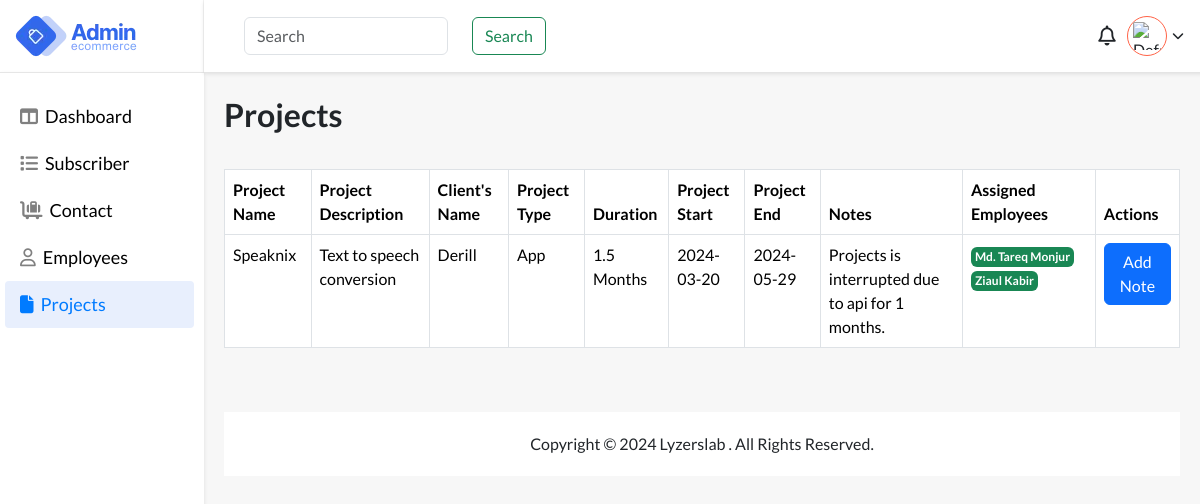
The page /files/projects.php (signed in) on the database its author committed.
### tables this page shows
CREATE TABLE `projects` (
  `ProjectID` int(11) NOT NULL,
  `ProjectName` varchar(255) NOT NULL,
  `ProjectDescription` text DEFAULT NULL,
  `ClientName` varchar(255) DEFAULT NULL,
  `ProjectType` varchar(100) DEFAULT NULL,
  `Duration` varchar(50) DEFAULT NULL,
  `ProjectStart` date DEFAULT NULL,
  `ProjectEnd` date DEFAULT NULL,
  `AssignTo` varchar(255) DEFAULT NULL,
  `ProjectNote` varchar(255) NOT NULL,
  `CreatedAt` timestamp NOT NULL DEFAULT current_timestamp()
);

### files/projects.php (the view, shortened to what this page needs)
<?php
require_once "../auth/db-connection/config.php";
?>
<!DOCTYPE html>
<html lang="en">
<head>
    <link href="https://cdn.jsdelivr.net/npm/bootstrap@5.3.2/dist/css/bootstrap.min.css" rel="stylesheet">
    <link rel="stylesheet" href="https://cdnjs.cloudflare.com/ajax/libs/font-awesome/6.5.1/css/all.min.css" />
    <link rel="stylesheet" href="../styling/style.css">
</head>
<body style="background:#f7f7f7;">
    <main>
        <div class="app-wrapper">
            <div class="app-sidebar">
                <div class="side-header flex pr-3">
                    <div class="logo flex">
                        <img src="images/logo.webp" alt="logo">
                    </div>
                </div>
                <div class="sidebard-nav">
                    <ul>
                        <li class="">
                            <a href="dashboard.php">
                                <i class="fa-solid fa-table-columns"></i>
                                <span class="block">Dashboard</span>
                            </a>
                        </li>
                        <li>
                            <a href="subscriber.php">
                                <i class="fa-solid fa-list"></i>
                                <span class="block">Subscriber</span>
                            </a>
                        </li>
                        <li class="=">
                            <a href="contact.php">
                               <i class="fa-solid fa-cart-flatbed-suitcase"></i>
                                <span class="block">Contact</span>
                            </a>
                        </li>
                        <li class="">
                            <a href="employees.php">
                                <i class="fa-regular fa-user"></i>
                                <span class="block">Employees</span>
                            </a>
                        </li>
                         <li class="active">
                            <a href="projects.php">
                                <i class="fa-solid fa-file"></i>
                                <span class="block">Projects</span>
                            </a>
                        </li>
                    </ul>
                </div>
            </div>
            <div class="header-body">
                <div class="user flex-end">
                    <div class="search">
                        <form class="d-flex gap-3" role="search">
                            <input class="form-control me-2" type="search" placeholder="Search" aria-label="Search">
                            <button class="btn btn-outline-success" type="submit">Search</button>
                        </form>
                    </div>
                    <div class="account">
                        <div class="notifications" id="notificationsDropdown">
                            <i class="far fa-bell"></i>
                        </div>
                        <div class="wrap-u" onclick="toggleUserOptions()">
                            <div class="user-pro flex">
                                <?php if (isset($_SESSION["profile_photo"])) : ?>
                                    <img src="<?php echo $_SESSION["profile_photo"]; ?>" alt="Profile Photo">
                                <?php else : ?>
                                    <img src="default_profile_photo.jpg" alt="Default Profile Photo">
                                <?php endif; ?>
                            </div>
                            <i class="fa-solid fa-chevron-down"></i>
                        </div>
                    </div>
                </div>
                <div class="h-container">
                    <div class="main">
                        <div class="header flex">
                            <h1 class="page-heading"> Projects </h1>
                        </div>
                        <div class="running-projects table-responsive mt-4">
                            <table class="table table-bordered">
                                <thead>
                                    <tr>
                                        <th>Project Name</th>
                                        <th>Project Description</th>
                                        <th>Client's Name</th>
                                        <th>Project Type</th>
                                        <th>Duration</th>
                                        <th>Project Start</th>
                                        <th>Project End</th>
                                        <th>Notes</th>
                                        <th>Assigned Employees</th>
                                        <th>Actions</th>
                                    </tr>
                                </thead>
                                <tbody>
                                    <?php
                                    $sql = "SELECT * FROM projects";
                                    $result = $connection->query($sql);
                                    if ($result && $result->rowCount() > 0) {
                                        while ($row = $result->fetch(PDO::FETCH_ASSOC)) {
                                            $assignedEmployees = explode(',', $row['AssignTo']);
                                            $employeeNames = array();
                                            foreach ($assignedEmployees as $employeeID) {
                                                $sql_employee = "SELECT employeeName FROM employees WHERE employeeID = :employeeID";
                                                $stmt_employee = $connection->prepare($sql_employee);
                                                $stmt_employee->execute([':employeeID' => $employeeID]);
                                                $employee = $stmt_employee->fetch(PDO::FETCH_ASSOC);
                                                if ($employee) {
                                                    $employeeNames[] = $employee['employeeName'];
                                                }
                                            }
                                            ?>
                                            <tr>
                                                <td><?= $row['ProjectName'] ?></td>
                                                <td><?= $row['ProjectDescription'] ?></td>
                                                <td><?= $row['ClientName'] ?></td>
                                                <td><?= $row['ProjectType'] ?></td>
                                                <td><?= $row['Duration'] ?></td>
                                                <td><?= $row['ProjectStart'] ?></td>
                                                <td><?= $row['ProjectEnd'] ?></td>
                                                <td><?= $row['ProjectNote'] ?></td>
                                                <td>
                                                    <?php foreach ($employeeNames as $employeeName): ?>
                                                        <span class="badge bg-success p-1"><?= $employeeName ?></span>
                                                    <?php endforeach; ?>
                                                </td>
                                                <td>
                                                    <button type="button" class="btn btn-primary" data-toggle="modal" data-target="#noteModal<?= $row['ProjectID'] ?>">
                                                        Add Note
                                                    </button>
                                                </td>
                                            </tr>
                                    <?php
                                        }
                                    } else {
                                        echo '<tr><td colspan="9">No projects found.</td></tr>';
                                    }
                                    ?>
                                </tbody>
                            </table>
                        </div>
                        <footer class="footer mt-5">
                            <p class="mb-0">
                                Copyright © <span>2024</span> Lyzerslab . All Rights Reserved.
                            </p>
                        </footer>
                    </div>
                </div>
            </div>
        </div>
    </main>
</body>
</html>

### styling/style.css (style rules this page uses)
body { font-family: "Lato", sans-serif !important; }
.flex { display: flex; justify-content: space-between; align-items: center; }
.flex-end { display: flex; justify-content: flex-end; align-items: center; }
.block { display: block; }
.h-container { padding: 40px; padding-bottom: 0; transition: all 0.4s ease-in-out; margin-top: 72px; }
.page-heading { font-size: 42px; font-weight: 600; line-height: 45px; }
.app-wrapper { display: flex; justify-content: space-between; min-height: 100vh; }
.app-sidebar { width: 15%; position: fixed; left: 0; height: 100vh; }
.side-header { background: #fff; box-shadow: 0 2px 4px #0000001a; height: 72px; padding: 0 10px 0 15px; padding-right: 10px; border-right: 1px solid #cccccc42; }
.sidebard-nav { background: #fff; box-shadow: 0 2px 4px #0000001a; padding: 0 10px 40px 15px; height: 100%; border-top: 1px solid #cecece82; }
.sidebard-nav ul { padding: 0; margin-top: 20px; list-style: none; }
.sidebard-nav ul li { width: 100%; padding: 15px 0; padding-left: 10px; transition: all 0.4s ease-in-out; }
.sidebard-nav ul li.active, .sidebard-nav ul li:hover { background-color: #e8effd; border-radius: 4px; }
.sidebard-nav ul li a { text-decoration: none !important; }
.sidebard-nav ul li a i { color: gray; }
.sidebard-nav ul li:hover a i, .sidebard-nav ul li:hover a, .sidebard-nav ul .active a, .sidebard-nav ul .active a i { color: #007bff !important; }
.sidebard-nav ul li.active a, .sidebard-nav ul li.active a i { color: #007bff !important; }
.sidebard-nav ul li a { font-size: 20px; font-weight: 500; display: flex; align-items: center; gap: 10px; color: black; }
.header-body { width: calc(100% - 15%); margin-left: 15%; }
.logo { width: 200px; height: 72px; }
.user { gap: 20px; padding-right: 40px; padding-left: 40px; background: #fff; box-shadow: 0 2px 4px #0000001a; display: flex; justify-content: space-between; align-items: center; height: 72px; position: fixed; width: calc(100% - 15%); z-index: 12; }
.user-pro { width: 50px; height: 50px; border-radius: 100%; background: #fff; padding: 5px; border: 1px solid tomato; overflow: hidden; cursor: pointer; }
.user-pro img { width: 100%; height: 100%; object-fit: contain; }
.wrap-u { display: flex; align-items: center; gap: 5px; cursor: pointer; }
.notifications i { font-size: 24px; cursor: pointer; }
.notifications { width: 40px; height: 40px; display: flex; justify-content: center; align-items: center; position: relative; }
.account { width: 20%; display: flex; align-items: center; justify-content: end; position: relative; }
@media screen and (min-width: 1024px) and (max-width: 1280px) { .sidebard-nav { padding: 0 10px 40px 5px; } }
@media screen and (min-width: 1024px) and (max-width: 1280px) { .app-sidebar { width: 17%; } }
@media screen and (min-width: 1024px) and (max-width: 1280px) { .header-body { width: calc(100% - 17%); margin-left: 17%; } }
@media screen and (min-width: 1024px) and (max-width: 1280px) { .h-container { padding: 20px; padding-bottom: 0; } }
@media screen and (max-width: 1444px) { .sidebard-nav ul li a { font-size: 18px; gap: 7px; } }
@media screen and (max-width: 1444px) { .sidebard-nav ul li { padding: 10px 0; padding-left: 15px; } }
@media screen and (max-width: 1444px) { .user-pro { width: 40px; height: 40px; } }
@media screen and (max-width: 1444px) { .wrap-u i { font-size: 12px; } }
@media screen and (max-width: 1444px) { .notifications i { font-size: 20px; } }
@media screen and (max-width: 1444px) { .page-heading { font-size: 32px; } }
.footer { padding: 20px; background: white; text-align: center; }
input { flex-grow: 1; margin-right: 10px; }

### rows shown on the page
projects: ProjectName "Speaknix", ProjectDescription "Text to speech conversion", ClientName "Derill", ProjectType "App", Duration "1.5 Months", ProjectStart "2024-03-20", ProjectEnd "2024-05-29", ProjectNote "Projects is interrupted due to api for 1 months.", employeeName "Md. Tareq Monjur", employeeName "Ziaul Kabir"
